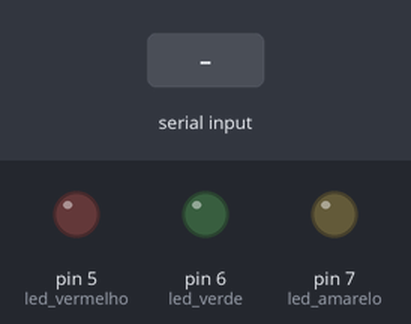
Bench run of a sketch on a simulated Arduino Uno, built with avr-gcc and run on an emulated ATmega328P. Parts: output pins drawn as LEDs (lit = HIGH). Inputs (shaded band) come from the test bench.

Above: at 1.2 s.
1.3 s: "R" received over Serial
At 2.0 s:
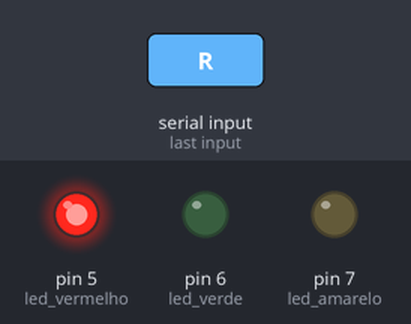
2.8 s: "G" received over Serial
At 3.1 s:
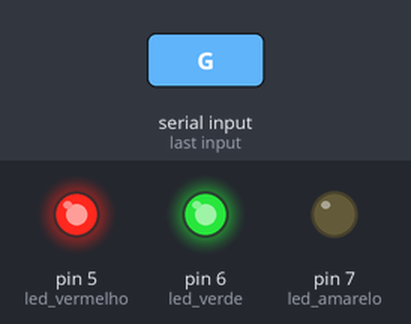
4.3 s: "Y" received over Serial
At 5.5 s:
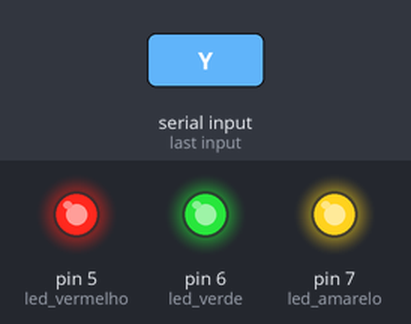
5.8 s: "r" received over Serial
At 6.6 s:
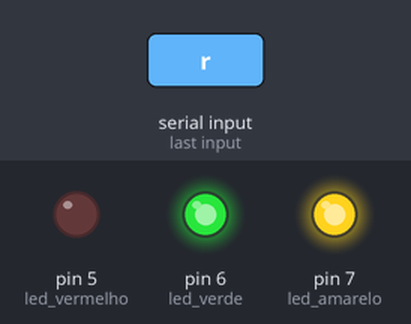
7.3 s: "g" received over Serial
At 7.8 s:
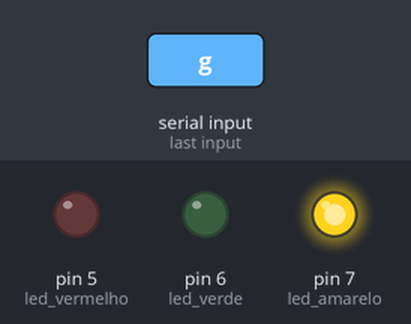
8.8 s: "y" received over Serial
At 10.1 s:
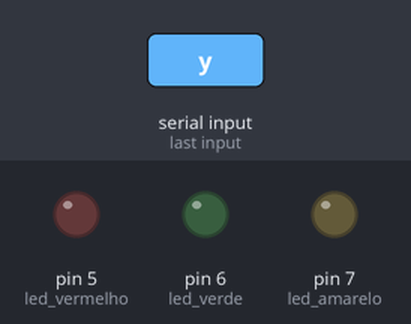
Timing chart, 0 to 11.3 s (numbered marks = the images above; inputs shaded):
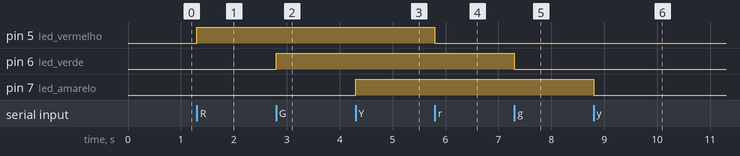

Measured:
- after the input at 1.3 s, pin 5 (led_vermelho): LOW → HIGH at once
- after the input at 2.8 s, pin 6 (led_verde): LOW → HIGH at once
- after the input at 4.3 s, pin 7 (led_amarelo): LOW → HIGH at once
- after the input at 5.8 s, pin 5 (led_vermelho): HIGH → LOW at once
- after the input at 7.3 s, pin 6 (led_verde): HIGH → LOW at once
- after the input at 8.8 s, pin 7 (led_amarelo): HIGH → LOW at once

The sketch:

Selecao_simples.ino
```cpp
/* ************************************************************************

Colégio SATC
Curso Técnico em Mecatrônica
Disciplina: Sistemas Embarcados
Turma: 3191
Professor: Marcos Antonio Jeremias Coelho

Programa: Seleção simples

Autor: Marcos Antonio Jeremias Coelho
Data: 06/03/2023
Versão: 1.0

************************************************************************ */

const int led_vermelho = 5;			//
const int led_verde = 6;			//
const int led_amarelo = 7;			//
char led;					//

void setup() {
  pinMode(led_vermelho, OUTPUT);		//
  pinMode(led_verde, OUTPUT);			//
  pinMode(led_amarelo, OUTPUT);			//
  Serial.begin(115200); 			// Definição da velocide de transmissão em 115200 bps
}

void loop() {
  if (Serial.available()) {			//
    led = Serial.read();			//
    if(led == 'R') { 				// Led vermelho - red
      digitalWrite(led_vermelho, HIGH); 	// Acende led
    }
    if (led == 'G') { 				// Led verde - green
      digitalWrite(led_verde, HIGH); 		// Acende led
    }
    if (led == 'Y') { 				// Led amarelo - yellow
      digitalWrite(led_amarelo, HIGH); 		// Acende led
    }
    if(led == 'r') { 				// Led vermelho - red
      digitalWrite(led_vermelho, LOW); 	// Acende led
    }
    if (led == 'g') { 				// Led verde - green
      digitalWrite(led_verde, LOW); 		// Acende led
    }
    if (led == 'y') { 				// Led amarelo - yellow
      digitalWrite(led_amarelo, LOW); 		// Acende led

    }

    if(led == 'T') { 				// Led vermelho - red
      digitalWrite(led_vermelho, HIGH); 	// Acende led
    }
    if (led == 'T') { 				// Led verde - green
      digitalWrite(led_verde, HIGH); 		// Acende led
    }
    if (led == 'T') { 				// Led amarelo - yellow
      digitalWrite(led_amarelo, HIGH); 		// Acende led

    }

    if(led == 't') { 				// Led vermelho - red
      digitalWrite(led_vermelho, LOW); 	// Acende led
    }
    if (led == 't') { 				// Led verde - green
      digitalWrite(led_verde, LOW); 		// Acende led
    }
    if (led == 't') { 				// Led amarelo - yellow
      digitalWrite(led_amarelo, LOW); 		// Acende led

    }
  }
}
```

ATIVIDADE.ino
```cpp

```
